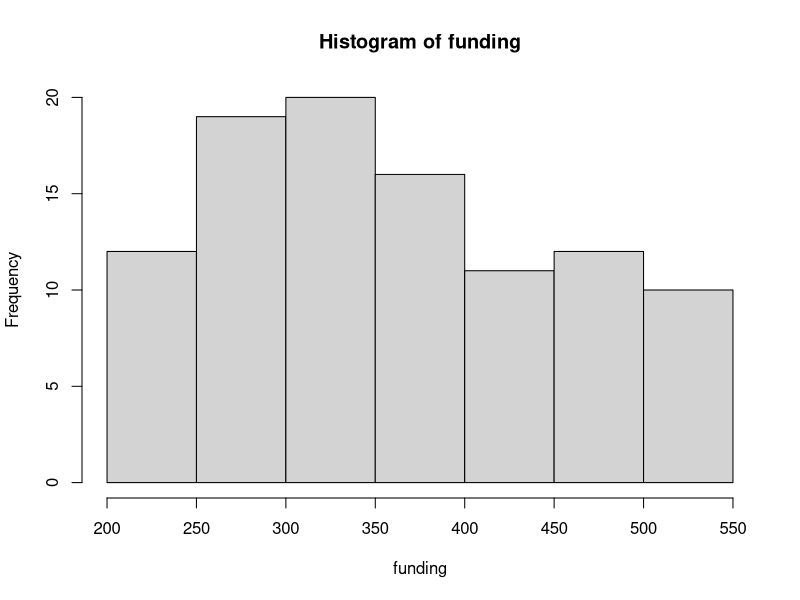
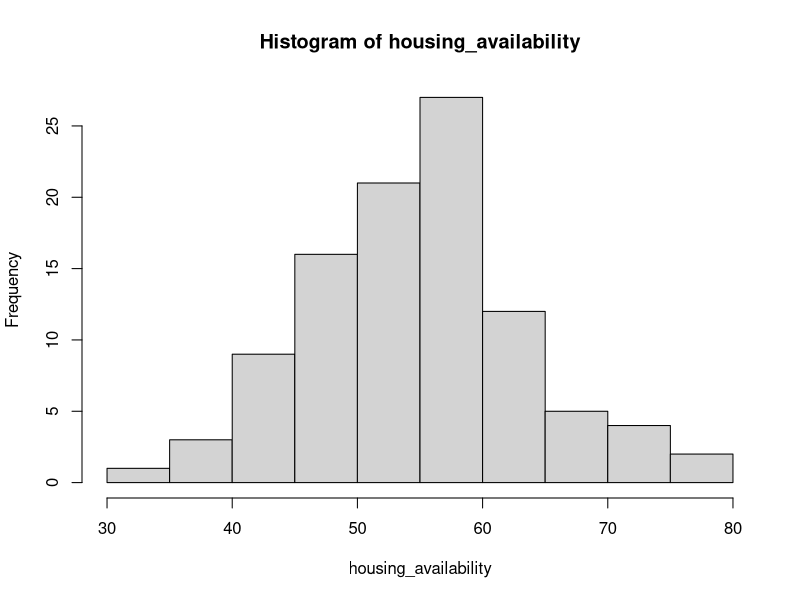
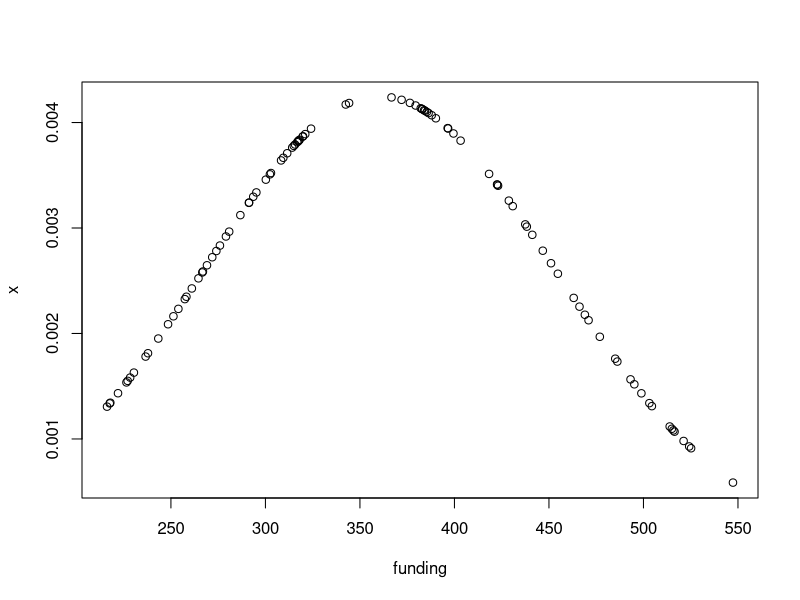
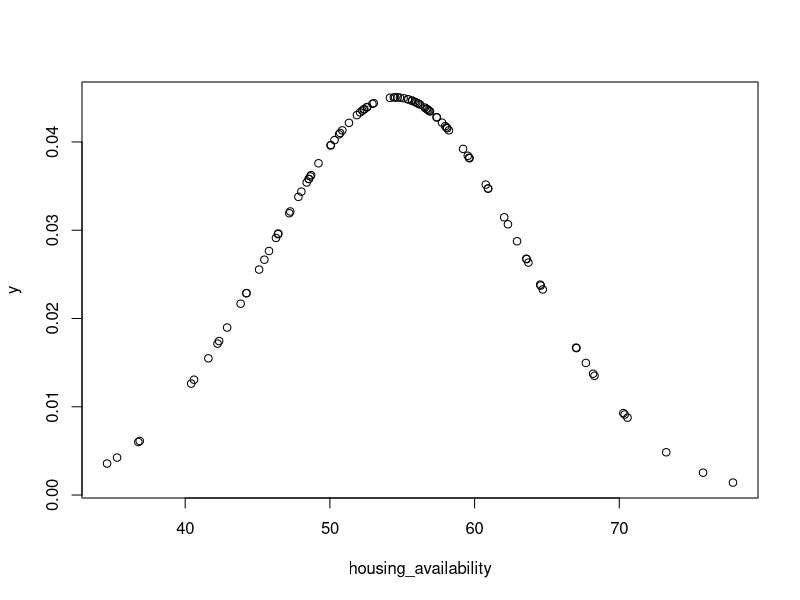
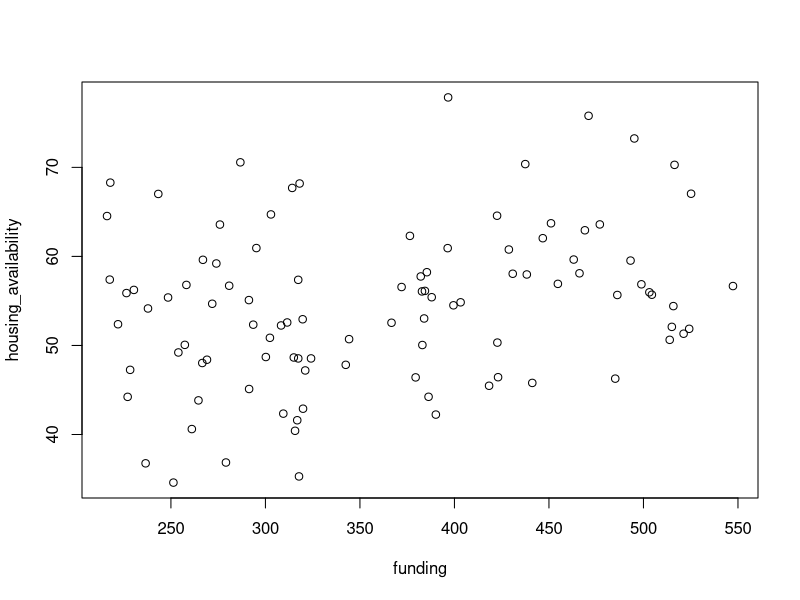
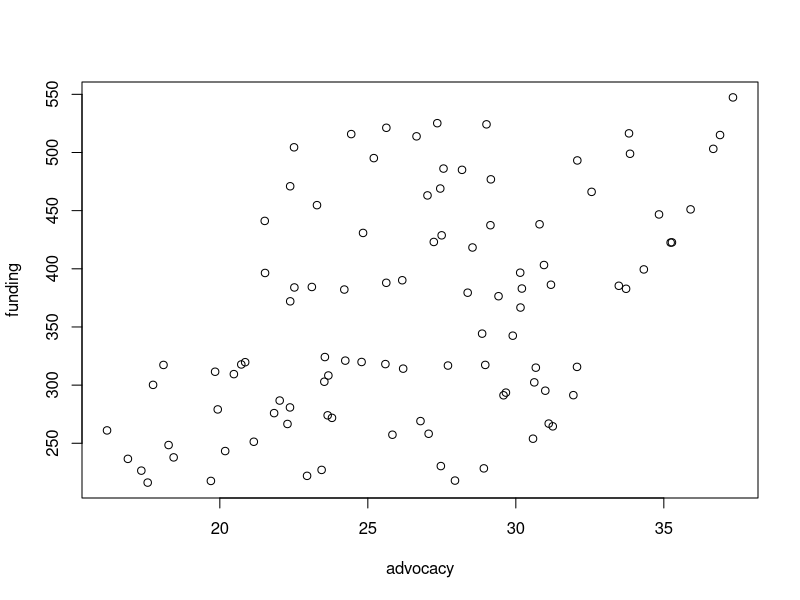
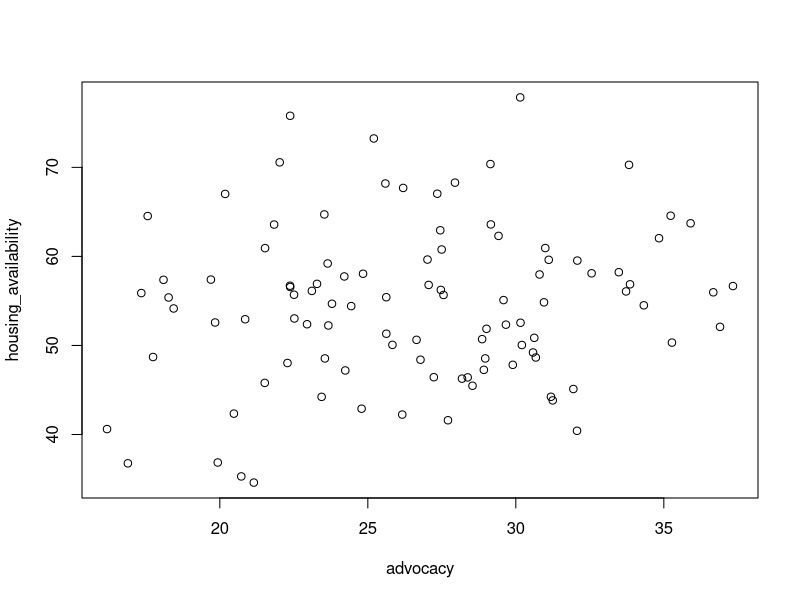
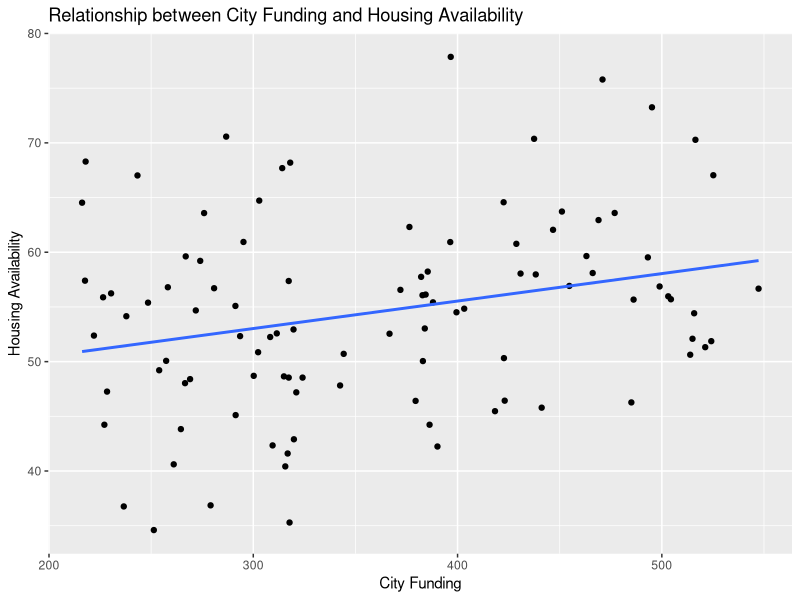

The R script that drew these images, in order:
## ---- chunk 1
#| echo: false
#| output: false
#| warning: false
install.packages("MASS", repos = "http://cran.us.r-project.org")
library(MASS)
library(ggplot2)
library(dplyr)
library(tidyverse)
# Create the variables
set.seed(1234)
city <- c(1:100)
funding <- runif(n = 100, min = 213, max = 550) # Example values for state funding
housing_availability <- rnorm(100, mean = 35, sd = 9) + sqrt(funding)
advocacy <- runif(n=100, min=0, max = 15)+sqrt(funding)
data = data.frame(city, funding, housing_availability, advocacy)
data = round(data, 2)
city_mean = mean(funding)
city_sd = sd(funding)
housing_mean = mean(housing_availability)
housing_sd = sd(housing_availability)
x <- dnorm(funding, city_mean, city_sd)
y <- dnorm(housing_availability, housing_mean, housing_sd)
## ---- chunk 2
head(data)
tail(data)
## ---- chunk 3
summary(data)
## ---- chunk 4
# get plots of variables
hist(funding)
hist(housing_availability)
## ---- chunk 5
# get summary statistics for variables
summary(funding)
summary(housing_availability)
## ---- chunk 6
#| echo: false
#| output: true
#| warning: false
# look at the distributions
plot(funding, x)
## ---- chunk 7
#| echo: false
#| output: true
#| warning: false

plot(housing_availability, y) 
## ---- chunk 8
# perform correlation analysis
plot(funding, housing_availability)
cor(funding, housing_availability)
plot(advocacy, funding)
cor(advocacy, funding)
plot(advocacy, housing_availability)
cor(advocacy, housing_availability)
## ---- chunk 9
# perform linear regression analysis
model1 <- lm(housing_availability ~ funding)

# summary of the regression model
summary(model1)
## ---- chunk 10
#| warning: false
ggplot(data, aes(x = funding, y = housing_availability)) +
  geom_point() +
  geom_smooth(method = "lm", se = FALSE) +
  labs(x = "City Funding", y = "Housing Availability", title = "Relationship between City Funding and Housing Availability")
## ---- chunk 11
ols <- lm(housing_availability ~ funding)
summary(ols)
opar <- par(mfrow = c(2, 2), oma = c(0, 0, 1.1, 0))
plot(ols, las = 1)
par(opar) # we use the par() function to restore graphical parameters to their original values
## ---- chunk 12
data[c(12, 50, 73), 1:4]
## ---- chunk 13
distance <- cooks.distance(ols) # we get a measure of the Cook's distance values.
res <- stdres(ols)
a <- cbind(data, distance, res)
a[distance > 4/100, ]
## ---- chunk 14
absres <- abs(res)
data1 <- cbind(data, distance, res, absres)
assorted <- data1[order(-absres), ]
assorted[1:10,]
## ---- chunk 15
rrmodel <- rlm(housing_availability ~ funding, data = data)
summary(rrmodel)
## ---- chunk 16
hweights <- data.frame(city = data$city, resid = rrmodel$resid, weight = rrmodel$w)
hweights2 <- hweights[order(rrmodel$w),]
hweights2[1:15,]
## ---- chunk 17
# perform linear regression analysis
model2 <- lm(housing_availability ~ funding + advocacy)

# summary of the regression model
summary(model2)
## ---- chunk 18
# get a summary of the advocacy data
summary(advocacy)

# examine the relationship between funding and advocacy
cor(advocacy, funding)

# perform linear regression analysis
model3 <- lm(housing_availability ~ funding + advocacy + funding*advocacy)

# summary of the regression model
summary(model3)
## ---- chunk 19
#| echo: false
#| output: false
#| warning: false
data(mtcars)
## ---- chunk 20
names(mtcars)
summary(mtcars)
## ---- chunk 21
# Fit a simple linear regression model
model <- lm(mpg ~ hp, data = mtcars)

# Print the model summary
summary(model)
## ---- chunk 22
# Fit a multiple linear regression model
model <- lm(mpg ~ hp + wt, data = mtcars)

# Print the model summary
summary(model)
## ---- chunk 23
# Fit a linear regression model with a categorical predictor
model <- lm(mpg ~ factor(cyl), data = mtcars)

# Print the model summary
summary(model)
## ---- chunk 24
# Fit a linear regression model with an interaction term
model <- lm(mpg ~ hp * wt, data = mtcars)

# Print the model summary
summary(model)
